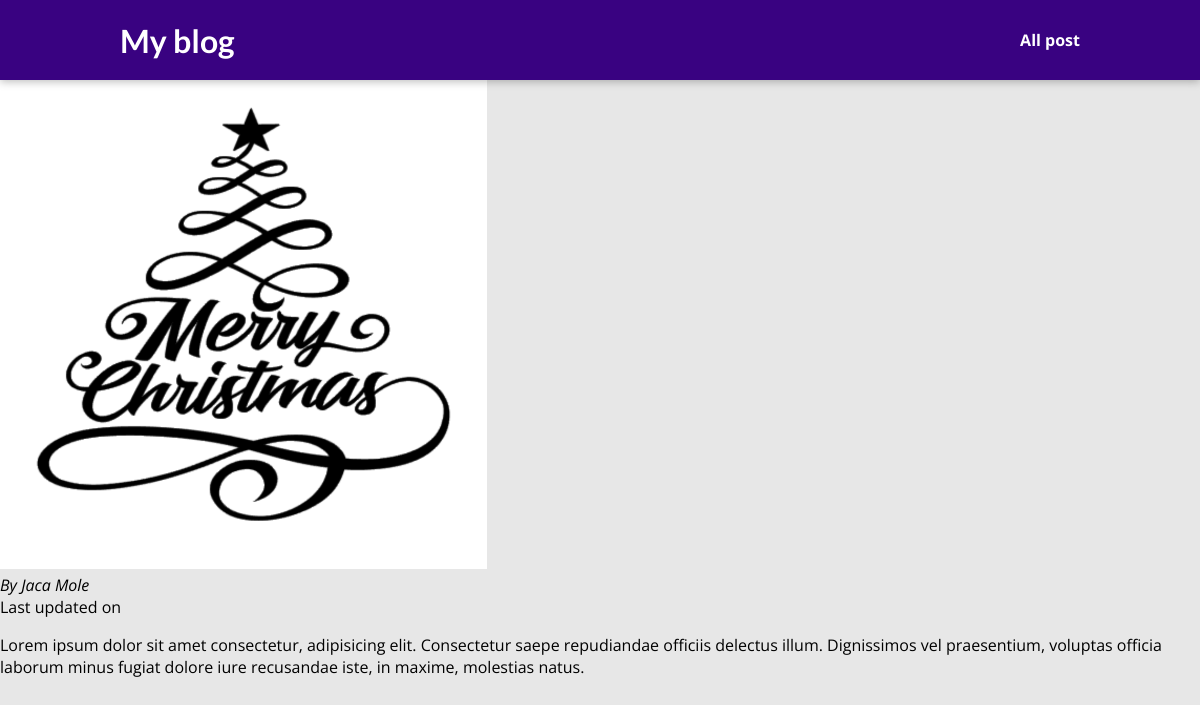
Page /blog/posts/hiking-mountains on the committed database.
### blog/models.py (models this page shows)
class Post(models.Model):
    title = models.CharField(max_length=100)
    excerpt = models.CharField(max_length=200)
    slug = models.SlugField(max_length=150,
                            null=False,
                            blank=True,
                            unique=True,
                            db_index=True)
    created_date = models.DateField(auto_now_add=True, blank=True)
    updated_date = models.DateField(auto_now=True, blank=True)
    image = models.ImageField(upload_to="posts", null=True)
    content = models.TextField(validators=[MinLengthValidator(10)])
    author = models.ForeignKey(Author,
                               on_delete=models.SET_NULL,
                               null=True,
                               related_name="posts")
    tags = models.ManyToManyField(Tag)

class Author(models.Model):
    first_name = models.CharField(max_length=50)
    last_name = models.CharField(max_length=50)
    email = models.EmailField()
    def full_name(self):
        return f'{self.first_name} {self.last_name}'
    def __str__(self) -> str:
        return self.full_name()

### blog/views.py (the view)
# urls.py: path('posts/<slug:slug>', views.Posts_details, name='post-detail-page')
def Posts_details(request, slug):
    identified_post = get_object_or_404(Post, slug=slug)
    return render(request,
                  "blog/post-detail.html",
                  context={"post": identified_post})

### blog/templates/blog/post-detail.html (shortened to what this page needs)
{% extends 'base.html' %}
{% load static %}
{% block cssfiles %}
<link rel="stylesheet" href="{% static 'blog/post.css' %}">
<link rel="stylesheet" href="{% static 'blog/index.css' %}">
{% endblock  %}
{% block content %}
<section id='summary'>
    <h2>{{ post.title|title }}</h2>
    <article>
        {%if post.image %}
        <img src="{{ post.image.url }}" alt={{ post.title }}>
        {% endif %}
        <address>By {{ post.author|title }}</address>
        <div>Last updated on <time>{{ post.date|date:"d M Y" }}</time></div>
    </article>
</section>
<main>
    {{ post.content|linebreaks}}
</main>
{% endblock  %}

### templates/base.html (shortened to what this page needs)
{% load static %}
<!DOCTYPE html>
<html lang="en">
<head>
    <link rel="stylesheet" href="{% static 'app.css' %}">
    {% block cssfiles %}{% endblock %}
</head>
<body>
    <header id='main-navigation'>
    <h1><a href="{% url 'starting-page' %}">My blog</a></h1>
    <nav>
        <a href="{% url 'post-page' %}">All post</a>
    </nav>
</header>
    {% block content %}{% endblock %}
</body>
</html>

### static/app.css (style rules this page uses)
* { box-sizing: border-box; }
html { font-family: 'Open Sans', 'Lato', sans-serif; }
body { margin: 0; }
h1, h2, h3 { font-family: 'Lato', sans-serif; font-weight: bold; }
#main-navigation { width: 100%; height: 5rem; display: flex; justify-content: space-between; align-items: center; padding: 0 10%; position: absolute; top: 0; left: 0; }
#main-navigation a { text-decoration: none; color: white; font-weight: bold; }

### blog/static/blog/post.css (style rules this page uses)
body { background-color: #e7e7e7; }
#main-navigation { background-color: #390281; box-shadow: 0 2px 8px rgba(0, 0, 0, 0.25); }

### rows in the picture
Post: image (picture), author "Jaca Mole", content "Lorem ipsum dolor sit amet consectetur, adipisicing elit. Consectetur saepe repudiandae officiis delectus illum. Dignissimos vel praesentium, voluptas officia laborum minus fugiat dolore iure recusandae iste, in maxime, molestias natus."
